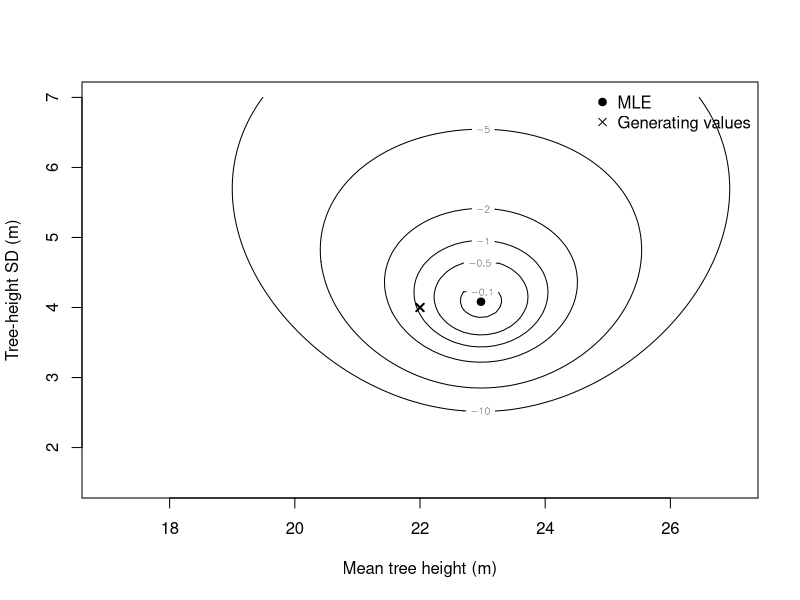
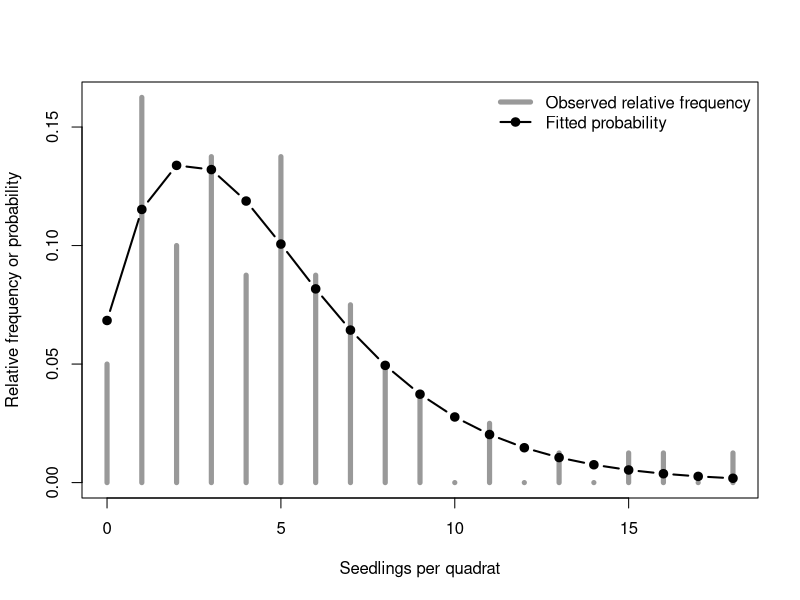

Recreate these plots in R, in order.
## ---- chunk 1
set.seed(seed = 522)
heights = rnorm(n = 30, mean = 22, sd = 4)

normal_nll = function(par, heights) {
  mu = par[1]
  sigma = exp(par[2])
  -sum(dnorm(x = heights, mean = mu, sd = sigma, log = TRUE))
}

normal_fit = optim(
  par = c(mu = mean(heights), log_sigma = log(sd(heights))),
  fn = normal_nll, heights = heights, method = "BFGS"
)
normal_fit$convergence
estimates = c(
  mu_m = unname(normal_fit$par[1]),
  sigma_m = exp(unname(normal_fit$par[2]))
)
estimates
## ---- chunk 2
mu_grid = seq(from = 17, to = 27, length.out = 80)
sigma_grid = seq(from = 1.5, to = 7, length.out = 80)
loglik_surface = outer(
  X = mu_grid, Y = sigma_grid,
  FUN = Vectorize(function(mu, sigma) {
    sum(dnorm(
      x = heights, mean = mu, sd = sigma, log = TRUE
    ))
  })
)
contour(
  x = mu_grid, y = sigma_grid,
  z = loglik_surface - max(loglik_surface),
  levels = c(-10, -5, -2, -1, -0.5, -0.1),
  xlab = "Mean tree height (m)",
  ylab = "Tree-height SD (m)"
)
points(x = estimates["mu_m"], y = estimates["sigma_m"], pch = 19)
points(x = 22, y = 4, pch = 4, lwd = 2)
legend(
  "topright", legend = c("MLE", "Generating values"),
  pch = c(19, 4), bty = "n"
)
## ---- chunk 3
set.seed(seed = 533)
counts = rnbinom(n = 80, size = 1.5, mu = 4)
c(
  model_mean = 4,
  model_variance = 4 + 4^2 / 1.5,
  sample_mean = mean(counts),
  sample_variance = var(counts)
)
## ---- chunk 4
nb_nll = function(par, counts) {
  mu = exp(par[1])
  k = exp(par[2])
  -sum(dnbinom(x = counts, size = k, mu = mu, log = TRUE))
}

start_mu = max(mean(counts), 0.1)
start_k = start_mu^2 / max(var(counts) - start_mu, 0.1)
nb_fit = optim(
  par = log(c(mu = start_mu, k = start_k)),
  fn = nb_nll, counts = counts, method = "BFGS"
)
nb_fit$convergence
nb_estimates = exp(nb_fit$par)
nb_estimates
## ---- chunk 5
count_values = 0:max(
  counts,
  qnbinom(
    p = 0.995, size = nb_estimates["k"], mu = nb_estimates["mu"]
  )
)
observed_frequency = as.numeric(
  table(factor(counts, levels = count_values))
) / length(counts)
fitted_probability = dnbinom(
  x = count_values,
  size = nb_estimates["k"], mu = nb_estimates["mu"]
)

plot(
  x = count_values, y = observed_frequency,
  type = "h", lwd = 5, col = "grey60",
  xlab = "Seedlings per quadrat",
  ylab = "Relative frequency or probability",
  ylim = c(0, max(observed_frequency, fitted_probability))
)
lines(
  x = count_values, y = fitted_probability,
  type = "b", pch = 19, lwd = 2
)
legend(
  "topright",
  legend = c("Observed relative frequency", "Fitted probability"),
  col = c("grey60", "black"), lty = 1, lwd = c(5, 2),
  pch = c(NA, 19), bty = "n"
)
## ---- chunk 6
set.seed(seed = 544)
heights = rnorm(n = 30, mean = 22, sd = 4)

normal_nll = function(par, heights) {
  mu = par[1]
  sigma = exp(par[2])
  -sum(dnorm(x = heights, mean = mu, sd = sigma, log = TRUE))
}

fit = optim(
  par = c(mu = mean(heights), log_sigma = log(sd(heights))),
  fn = normal_nll, heights = heights,
  method = "BFGS", hessian = TRUE
)
fit$convergence
c(
  mu_m = unname(fit$par[1]),
  sigma_m = exp(unname(fit$par[2]))
)

covariance_on_fit_scale = solve(fit$hessian)
se_on_fit_scale = sqrt(diag(covariance_on_fit_scale))
se_on_fit_scale

z_critical = qnorm(p = 0.975)
mu_quadratic_ci = fit$par[1] +
  c(-1, 1) * z_critical * se_on_fit_scale[1]
sigma_quadratic_ci = exp(
  fit$par[2] +
    c(-1, 1) * z_critical * se_on_fit_scale[2]
)
mu_quadratic_ci
sigma_quadratic_ci
## ---- chunk 7
profile_mu = function(mu, heights) {
  sigma_at_mu = sqrt(mean((heights - mu)^2))
  sum(dnorm(
    x = heights, mean = mu, sd = sigma_at_mu, log = TRUE
  ))
}

mu_hat = fit$par[1]
max_log_likelihood = -fit$value
cutoff = qchisq(p = 0.95, df = 1) / 2
crossing = function(mu) {
  profile_mu(mu = mu, heights = heights) -
    max_log_likelihood + cutoff
}

mu_profile_ci = c(
  lower = uniroot(
    f = crossing,
    interval = c(mu_hat - 10 * sd(heights), mu_hat)
  )$root,
  upper = uniroot(
    f = crossing,
    interval = c(mu_hat, mu_hat + 10 * sd(heights))
  )$root
)
rbind(
  quadratic_mu = mu_quadratic_ci,
  profile_mu = mu_profile_ci
)
